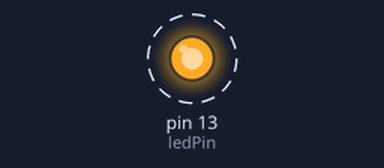
Bench run of a sketch on a simulated Arduino Uno, built with avr-gcc and run on an emulated ATmega328P. On the bench: output pins drawn as LEDs (lit = HIGH). Dashed ring = blinking. What the sketch prints to the serial monitor is not drawn.

Above: at 0.5 s.
Timing chart, 0 to 4.6 s (numbered marks = the images above):
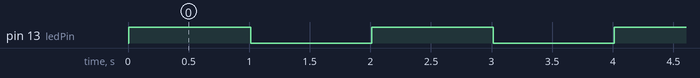

The sketch:

LED_Blink.ino
```cpp
const int ledPin = 13;

const int onDelay = 1000;
const int offDelay = 1000;

void setup() {

  // Initialize LED pin as OUTPUT
  pinMode(ledPin, OUTPUT);

  // Initialize Serial Communication
  Serial.begin(9600);

  Serial.println("Arduino LED Blinking System Started");
  Serial.println("LED Pin Configuration Verified");
}

void loop() {

  // Turn LED ON
  digitalWrite(ledPin, HIGH);
  Serial.println("LED ON");

  delay(onDelay);

  // Turn LED OFF
  digitalWrite(ledPin, LOW);
  Serial.println("LED OFF");

  delay(offDelay);
}
```

Measured:
- by itself, pin 13 (ledPin): alternates HIGH for 1.0 s and LOW for 1.0 s
